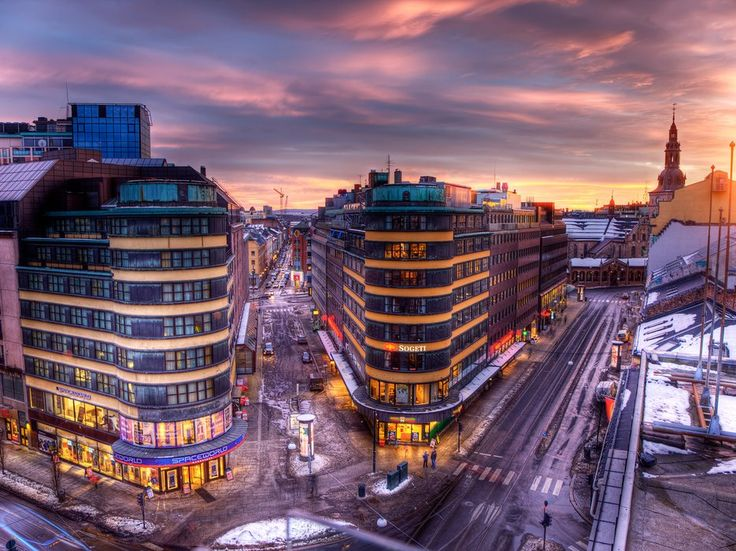
#> input picture 4/img/2.png, 736 x 551 px, found by its file name
$ python 3.py   (older library calls are emulated)
#> lines starting #> are read from the running program, lines starting #| are printed output that depends on the picture
import cv2
import numpy as np

def non_max_suppression(magnitude, angle):
    H, W = magnitude.shape
    output = np.zeros((H, W), dtype=np.float64)

    # Перевод углов из радиан в градусы
    angle_deg = angle * 180.0 / np.pi
    angle_deg[angle_deg < 0] += 180  # диапазон 0..180

    for i in range(1, H - 1):
        for j in range(1, W - 1):

            q = 255
            r = 255

            # --- Определяем направление градиента ---
            a = angle_deg[i, j]

            # 0 градусов (по горизонтали)
            if (0 <= a < 22.5) or (157.5 <= a <= 180):
                q = magnitude[i, j + 1]
                r = magnitude[i, j - 1]

            # 45 градусов (↘ ↖)
            elif 22.5 <= a < 67.5:
                q = magnitude[i + 1, j - 1]
                r = magnitude[i - 1, j + 1]

            # 90 градусов (по вертикали)
            elif 67.5 <= a < 112.5:
                q = magnitude[i + 1, j]
                r = magnitude[i - 1, j]

            # 135 градусов (↗ ↙)
            elif 112.5 <= a < 157.5:
                q = magnitude[i - 1, j - 1]
                r = magnitude[i + 1, j + 1]

            # --- Подавление немаксимумов ---
            if (magnitude[i, j] >= q) and (magnitude[i, j] >= r):
                output[i, j] = magnitude[i, j]
            else:
                output[i, j] = 0

    return output


def process_image(path):
    # Считывание изображения
    img = cv2.imread(path)
#> img is the input picture: shape (551, 736, 3); mean B, G, R 111.7, 93.8, 120.9
    gray = cv2.cvtColor(img, cv2.COLOR_BGR2GRAY)

    # Гауссово размытие
    blurred = cv2.GaussianBlur(gray, (7, 7), 0)
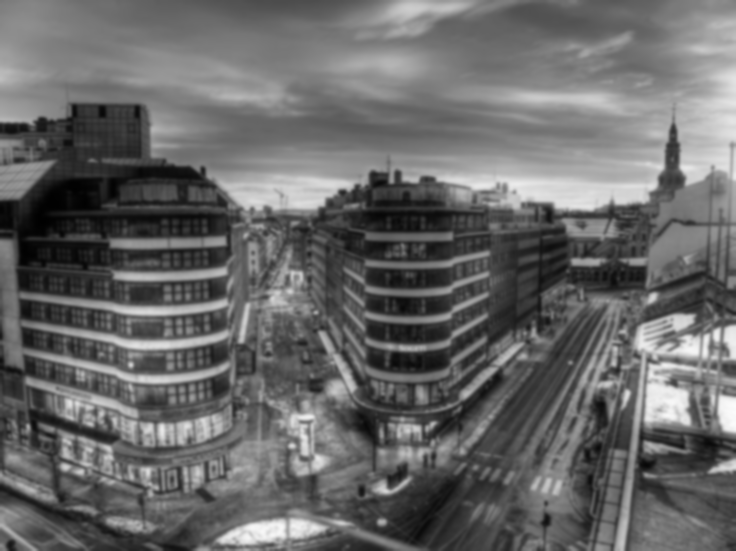
#> blurred: shape (551, 736); min 0, max 251, mean 104

    # Градиенты
    grad_x = cv2.Sobel(blurred, cv2.CV_64F, 1, 0)
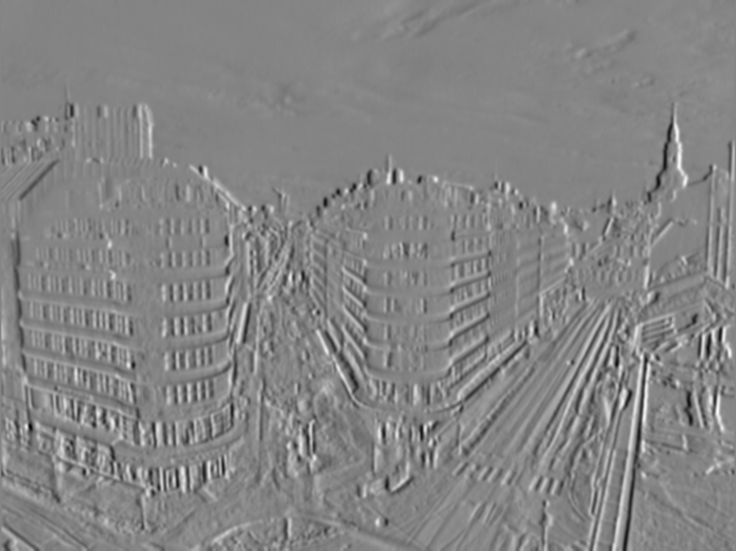
#> grad_x: shape (551, 736) float64; min -320, max 295, mean 0.6; drawn with min black and max white
    grad_y = cv2.Sobel(blurred, cv2.CV_64F, 0, 1)
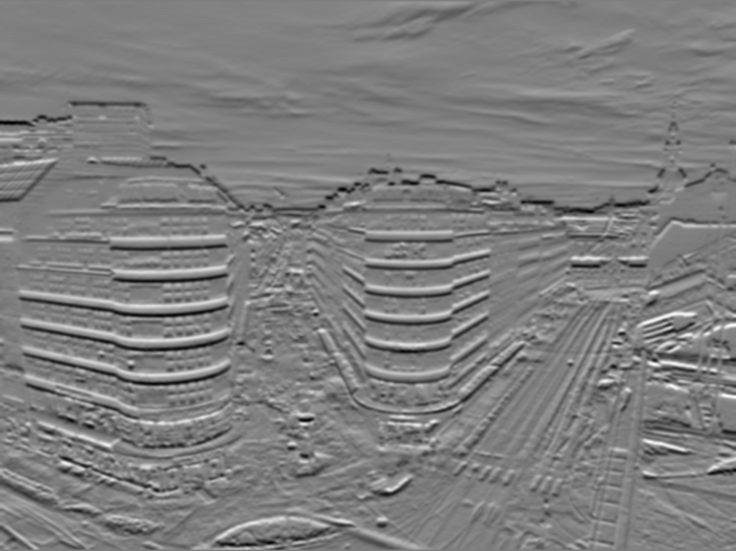
#> grad_y: shape (551, 736) float64; min -307, max 310, mean -0.4; drawn with min black and max white

    magnitude = np.sqrt(grad_x**2 + grad_y**2)
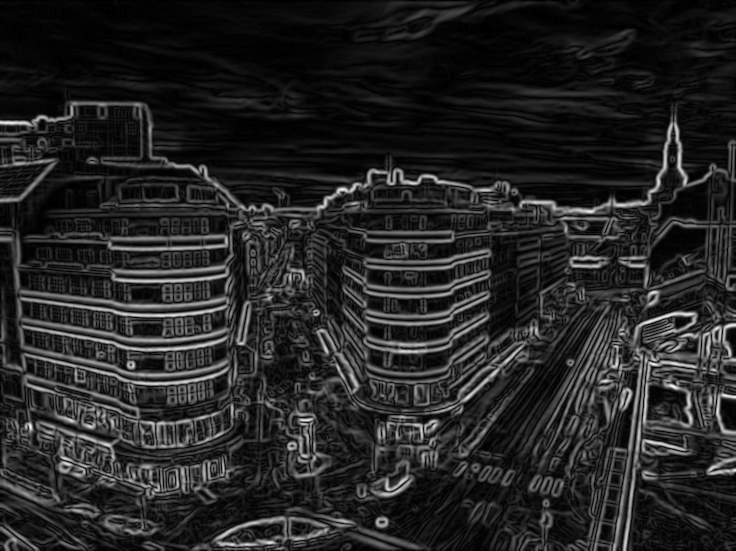
#> magnitude: shape (551, 736) float64; min 0, max 328.8, mean 48.2; drawn with min black and max white
    angle = np.arctan2(grad_y, grad_x)
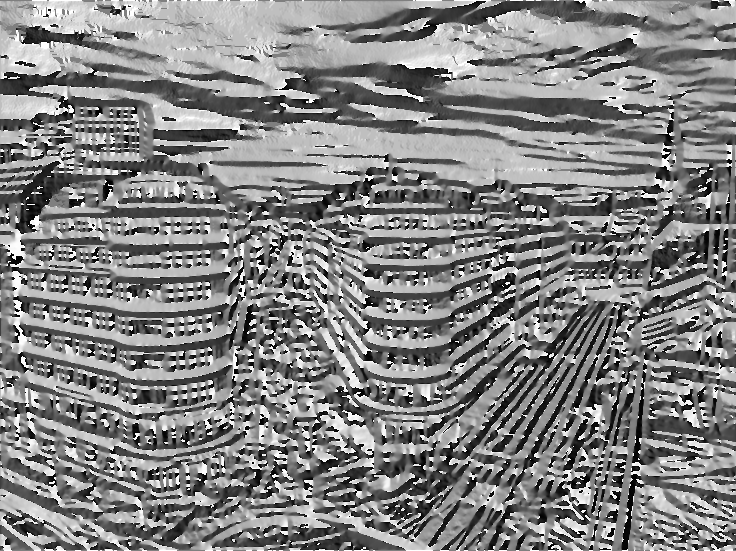
#> angle: shape (551, 736) float64; min -3.14, max 3.14, mean 0.108; drawn with min black and max white

    # --- Подавление немаксимумов ---
    nms = non_max_suppression(magnitude, angle)
#> in non_max_suppression, `angle_deg[angle_deg < 0] += 180`:
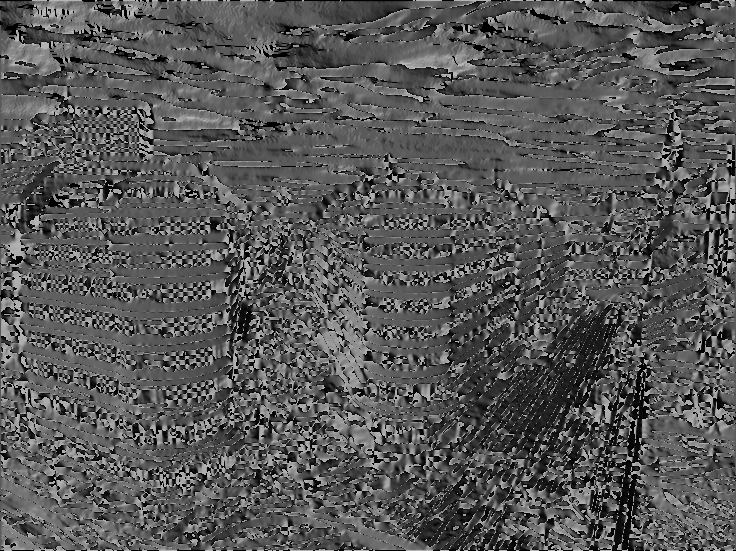
#> angle_deg: shape (551, 736) float64; min 0, max 180, mean 87.3
#> after the loop in non_max_suppression, `for i in range(1, H - 1):`:
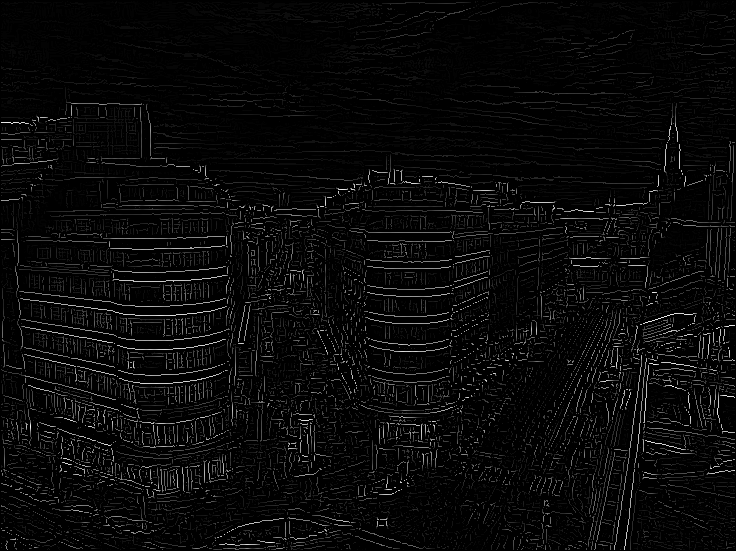
#> output: shape (551, 736) float64; min 0, max 328.8, mean 12.3; drawn with min black and max white

    # Нормализация для отображения
    nms_norm = cv2.normalize(nms, None, 0, 255, cv2.NORM_MINMAX).astype(np.uint8)
    mag_norm = cv2.normalize(magnitude, None, 0, 255, cv2.NORM_MINMAX).astype(np.uint8)

    # Вывод
    cv2.imshow("Оригинал (серый)", gray)
    cv2.imshow("Градиенты - величина", mag_norm)
    cv2.imshow("После подавления немаксимумов", nms_norm)

    cv2.waitKey(0)
    cv2.destroyAllWindows()


process_image("C:/Users/Alexandr/Desktop/cvision/4/img/2.png")

$ run again, with 4/img/3.bmp saved as 4/img/2.png
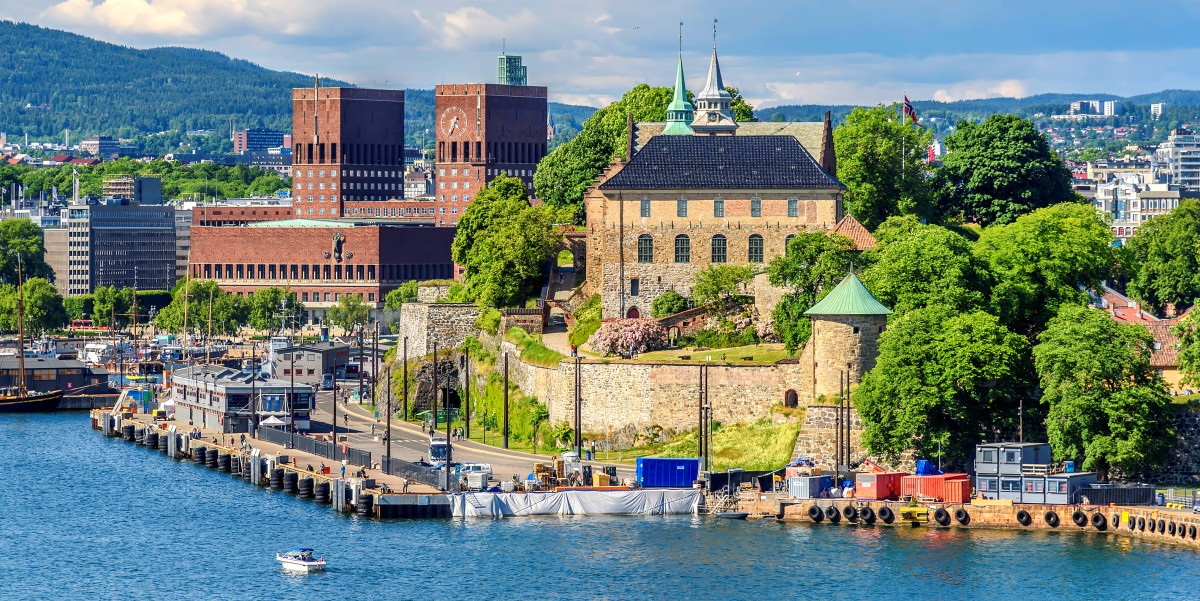
#> input picture 4/img/3.bmp, 1200 x 601 px, found by its file name
#> in process_image, img is the input picture: shape (601, 1200, 3); mean B, G, R 122.3, 129.9, 113.3
#> in non_max_suppression, `angle_deg[angle_deg < 0] += 180`:
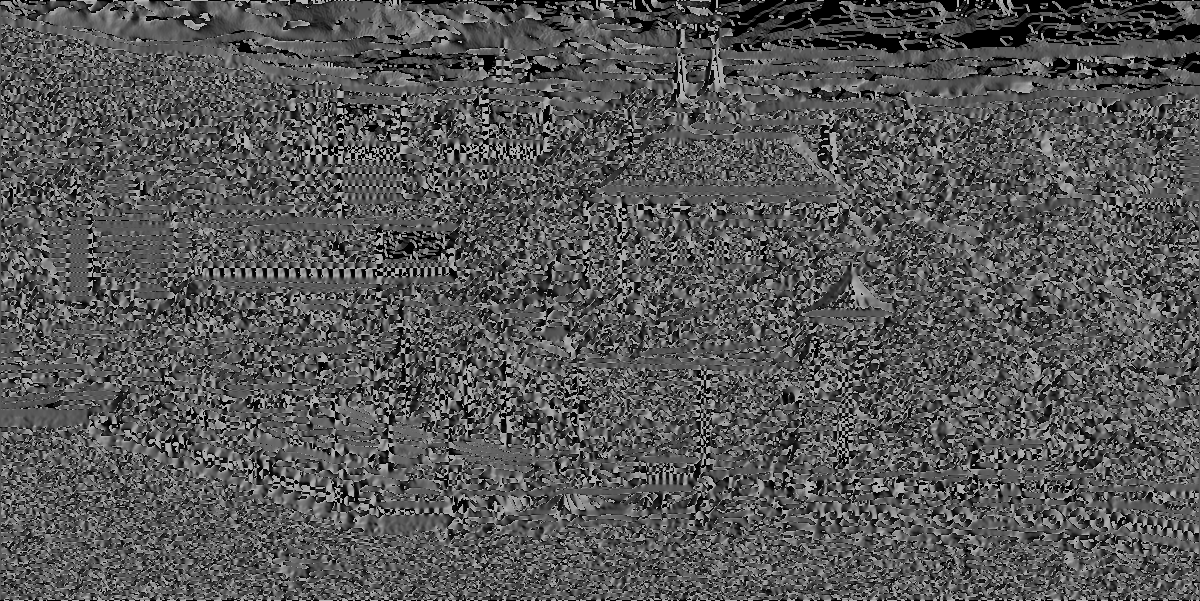
#> angle_deg: shape (601, 1200) float64; min 0, max 180, mean 86.9
#> after the loop in non_max_suppression, `for i in range(1, H - 1):`:
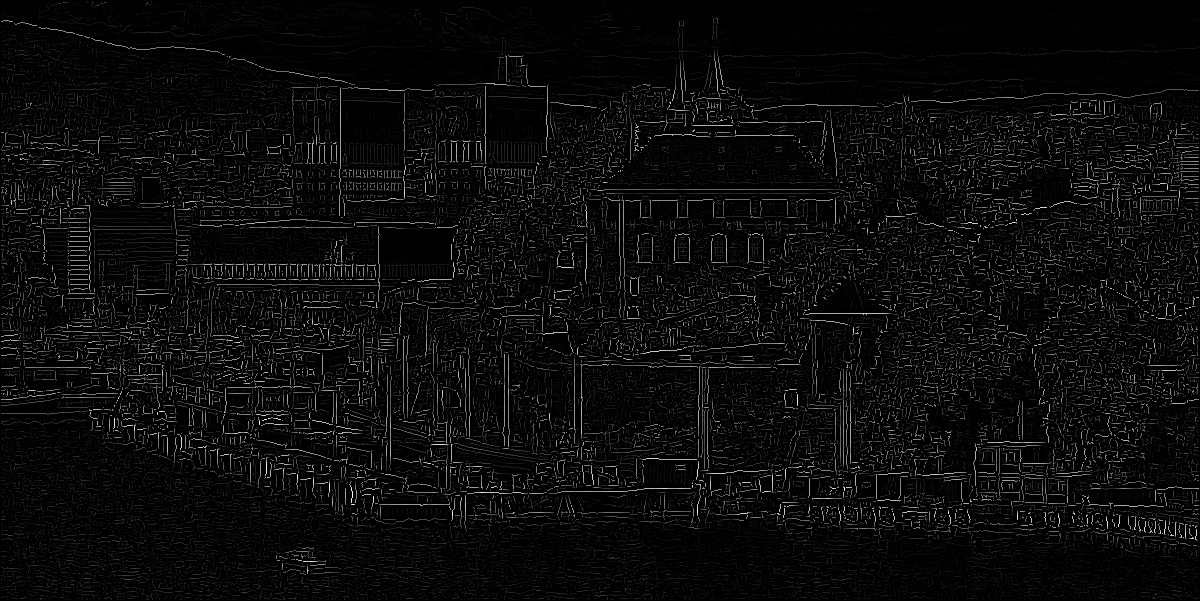
#> output: shape (601, 1200) float64; min 0, max 385.8, mean 15.9; drawn with min black and max white
